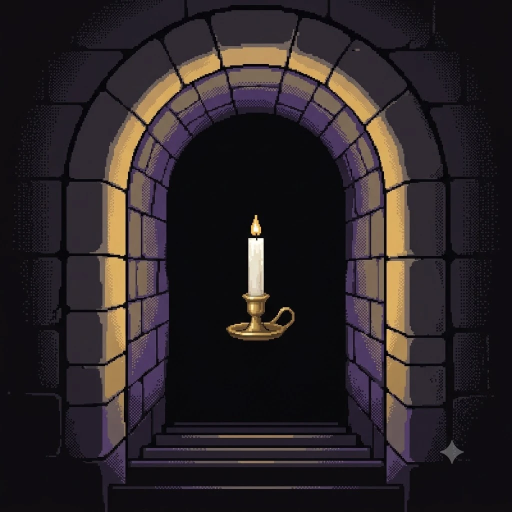
#> input picture art-src/gemini/anchor-keyart.webp, 1024 x 1024 px (shown at 1/2 size)
$ python -i redraw.py   (imports and definitions only)
#> lines starting #> are read from the running program, lines starting #| are printed output that depends on the picture; after the words box and inside, x2 and y2 are one past the last pixel; in counts of white or black regions, pixels touching at a corner belong together
### scripts/pixelart/pxlib.py
"""Shared helpers for the Gemini -> game pixel-art pipeline (see process.py).

Everything works on numpy arrays: RGB uint8 (H, W, 3) and boolean / float masks (H, W).
Only Pillow and numpy are required.
"""

from __future__ import annotations

from collections import deque

import numpy as np
from PIL import Image

# --------------------------------------------------------------------------------------------
# Locked palette
# --------------------------------------------------------------------------------------------

PALETTE_HEX = {
    # darks
    'd0': '#0f0e11',
    'd1': '#16141a',
    'd2': '#1e1b22',
    'd3': '#27232c',
    # stone grays
    's0': '#312c37',
    's1': '#3b3542',
    's2': '#5a5162',
    # parchment
    'p2': '#ddd6ca',
    'p1': '#948b80',
    'p0': '#6b645c',
    # warm gold / candle
    'g0': '#b89a5e',
    'g1': '#d8b76e',
    'g2': '#f0b84a',
    'g3': '#f3d27a',
    # shadow violet
    'v1': '#8e6bc4',
    'v0': '#1a1024',
    # blood red
    'r1': '#a23a3a',
    'r0': '#3a1c1c',
    # singles
    'bl': '#5b7d99',  # steel blue
    'gr': '#86a872',  # sage green
    'dr': '#b86a6a',  # dusty red
    'hi': '#f5f0e6',  # sparing highlight
}


def hex_rgb(h: str) -> tuple[int, int, int]:
    h = h.lstrip('#')
    return int(h[0:2], 16), int(h[2:4], 16), int(h[4:6], 16)


PAL = {k: hex_rgb(v) for k, v in PALETTE_HEX.items()}
PALETTE = np.array(list(PAL.values()), dtype=np.uint8)


# [54 lines left out: functions rgb_to_lab, quantize, blend_palette, load_rgb, star_mask, not called in this run]


def dilate(m: np.ndarray, n: int = 1) -> np.ndarray:
    out = m.copy()
    for _ in range(n):
        o = out.copy()
        o[1:, :] |= out[:-1, :]
        o[:-1, :] |= out[1:, :]
        o[:, 1:] |= out[:, :-1]
        o[:, :-1] |= out[:, 1:]
        out = o
    return out


def erode(m: np.ndarray, n: int = 1) -> np.ndarray:
    return ~dilate(~m, n)


def components(mask: np.ndarray) -> tuple[np.ndarray, int]:
    """4-connected component labels (0 = not in mask), via row runs + union-find."""
    h, w = mask.shape
    parent: list[int] = [0]

    def find(a: int) -> int:
        while parent[a] != a:
            parent[a] = parent[parent[a]]
            a = parent[a]
        return a

    runs_prev: list[tuple[int, int, int]] = []
    all_runs: list[tuple[int, int, int, int]] = []
    for y in range(h):
        row = mask[y]
        d = np.diff(np.concatenate([[0], row.view(np.int8), [0]]))
        starts, ends = np.flatnonzero(d == 1), np.flatnonzero(d == -1)
        runs_cur = []
        j = 0
        for s0, e0 in zip(starts.tolist(), ends.tolist()):
            lbl = len(parent)
            parent.append(lbl)
            while j < len(runs_prev) and runs_prev[j][1] <= s0:
                j += 1
            k = j
            while k < len(runs_prev) and runs_prev[k][0] < e0:
                ra, rb = find(runs_prev[k][2]), find(lbl)
                if ra != rb:
                    parent[max(ra, rb)] = min(ra, rb)
                k += 1
            runs_cur.append((s0, e0, lbl))
            all_runs.append((y, s0, e0, lbl))
        runs_prev = runs_cur
    roots: dict[int, int] = {}
    lab = np.zeros((h, w), np.int32)
    for y, s0, e0, lbl in all_runs:
        r = find(lbl)
        if r not in roots:
            roots[r] = len(roots) + 1
        lab[y, s0:e0] = roots[r]
    return lab, len(roots)


def inpaint(rgb: np.ndarray, unknown: np.ndarray, source: np.ndarray | None = None) -> np.ndarray:
    """Onion-peel fill: every unknown pixel takes the mean of its known 8-neighbours, ring by ring.
    `source` limits which known pixels may donate colour (default: all known ones)."""
    if not unknown.any():
        return rgb
    # work on a padded crop around the hole only
    ys, xs = np.nonzero(unknown)
    pad = 6
    y0, y1 = max(0, ys.min() - pad), min(rgb.shape[0], ys.max() + pad + 1)
    x0, x1 = max(0, xs.min() - pad), min(rgb.shape[1], xs.max() + pad + 1)
    if (y0, x0, y1, x1) != (0, 0, rgb.shape[0], rgb.shape[1]):
        out = rgb.copy()
        sub_src = None if source is None else source[y0:y1, x0:x1]
        out[y0:y1, x0:x1] = inpaint(rgb[y0:y1, x0:x1], unknown[y0:y1, x0:x1], sub_src)
        return out
    rgb = rgb.astype(np.float64).copy()
    known = ~unknown if source is None else (~unknown & source)
    todo = unknown.copy()
    for _ in range(400):
        if not todo.any():
            break
        acc = np.zeros_like(rgb)
        cnt = np.zeros(rgb.shape[:2])
        for dy in (-1, 0, 1):
            for dx in (-1, 0, 1):
                if dy == dx == 0:
                    continue
                k = np.roll(np.roll(known, dy, 0), dx, 1)
                c = np.roll(np.roll(rgb, dy, 0), dx, 1)
                acc += c * k[..., None]
                cnt += k
        fill = todo & (cnt > 0)
        if not fill.any():
            break
        rgb[fill] = acc[fill] / cnt[fill][:, None]
        known = known | fill
        todo &= ~fill
    return np.clip(np.round(rgb), 0, 255).astype(np.uint8)


# [60 lines left out: functions inpaint_mask, checker_levels, remove_checker, not called in this run]


def remove_specks(alpha: np.ndarray, min_size: int) -> np.ndarray:
    lab, n = components(alpha)
    if n == 0:
        return alpha
    sizes = np.bincount(lab.ravel(), minlength=n + 1)
    keep = sizes >= min_size
    keep[0] = False
    return keep[lab]


# --------------------------------------------------------------------------------------------
# Pixel grid
# --------------------------------------------------------------------------------------------


def bbox(alpha: np.ndarray) -> tuple[int, int, int, int]:
    ys, xs = np.nonzero(alpha)
    return xs.min(), ys.min(), xs.max() + 1, ys.max() + 1


# [59 lines left out: functions square_frame, resample_block, not called in this run]


def upscale(img: Image.Image, k: int) -> Image.Image:
    return img.resize((img.width * k, img.height * k), Image.NEAREST)


# [7 lines left out: function to_rgba, not called in this run]

### scripts/pixelart/redraw.py
"""Hand-built pixel art for the assets whose Gemini version could not be used as-is:

- light_resonance(): the Gemini sunburst had 12 hairline spikes and an olive shadow; redrawn as
  a chunky six-ray spark in gold with violet shade, at the same 32px grid and 1px outline as
  the rest of the icon set.
- rat() / bat(): the Gemini rat and bat were boss-grade (snarling close-ups, warm browns,
  pink ears, acid-green eyes). These are the weakest Act-1 mobs, so they are redrawn as small,
  scrawny full-body critters on the portrait grid, in the locked palette only.
- split_keyart(): widens the candle-in-archway key art to 16:9 for the menu backdrop and lifts
  the candle out as its own sprite.

Everything is drawn on the final grid with a tiny shape toolkit: filled parts, an automatic
1px outline and a top-left light bevel, the same shading language as the Gemini sprites.
"""

from __future__ import annotations

import math

import numpy as np
from PIL import Image, ImageDraw

from pxlib import PAL, PALETTE, dilate, quantize, remove_checker  # noqa: F401


class Canvas:
    """A small indexed-colour canvas: parts are painted as masks with a colour ramp."""

    # [10 lines left out: functions __init__, _mask, not called in this run]

    def ellipse(self, x0, y0, x1, y1):
        return self._mask(lambda d: d.ellipse([x0, y0, x1, y1], fill=1))

    def poly(self, pts):
        return self._mask(lambda d: d.polygon([tuple(p) for p in pts], fill=1))

    def line(self, pts, width=1):
        return self._mask(lambda d: d.line([tuple(p) for p in pts], fill=1, width=width))

    def rect(self, x0, y0, x1, y1):
        return self._mask(lambda d: d.rectangle([x0, y0, x1, y1], fill=1))

    # --- painting ---------------------------------------------------------------------------
    def fill(self, m, key):
        self.rgb[m] = PAL[key]
        self.a |= m

    # [33 lines left out: functions shade, px, outline, not called in this run]

    def result(self):
        return self.rgb.copy(), self.a.copy()


# --------------------------------------------------------------------------------------------
# Light resonance icon
# --------------------------------------------------------------------------------------------


# [125 lines left out: functions light_resonance, rat, bat, not called in this run]


# --------------------------------------------------------------------------------------------
# Key art
# --------------------------------------------------------------------------------------------


CANDLE_BOX = (440, 415, 600, 695)  # candle + holder inside the doorway, on the 1024px export


def split_keyart(rgb):
    """Split the 1024px candle-in-archway art into
    - a 16:9 menu backdrop: the square art centred, its outer stone-wall strips repeated
      (mirrored) outwards and faded into the dark, and the candle painted out of the doorway;
    - the candle itself (rgb + alpha) for the sprite that sits above the menu title."""
    from pxlib import inpaint

    h, w, _ = rgb.shape
    x0, y0, x1, y1 = CANDLE_BOX
    box = np.zeros((h, w), bool)
    box[y0:y1, x0:x1] = True
    a = rgb.astype(int)
    lit = (a.max(2) > 34) & box
    candle = dilate(lit, 1) & box
    # keep the largest blob (the candle), drop stray doorway texture
    from pxlib import remove_specks
    candle = remove_specks(candle, 400)

    scene = inpaint(rgb, dilate(candle, 4))

    # widen to 16:9 with the outer wall strips
    out_w = round(h * 16 / 9)
    side = (out_w - w) // 2
    strip = 120
    left, right = scene[:, :strip], scene[:, -strip:]
    cols_l, cols_r = [], []
    for k in range(side):
        t = k // strip
        i = k % strip
        # walk outwards: mirror the strip back and forth so the joints stay continuous
        cols_l.append(left[:, i if t % 2 else strip - 1 - i])
        cols_r.append(right[:, strip - 1 - i if t % 2 else i])
    ext_l = np.stack(cols_l[::-1], 1).astype(float)
    ext_r = np.stack(cols_r, 1).astype(float)
    fade = np.linspace(0.35, 1.0, side)[None, :, None]  # darker towards the screen edges
    ext_l *= fade
    ext_r *= fade[:, ::-1]
    wide = np.concatenate([ext_l.astype(np.uint8), scene, ext_r.astype(np.uint8)], 1)
    return wide, rgb[y0:y1, x0:x1].copy(), candle[y0:y1, x0:x1].copy()


# [12 lines left out: function keyart_candle_grid, not called in this run]

>>> import cv2
>>> picture = cv2.imread('../../art-src/gemini/anchor-keyart.webp')
#> picture is the input picture: shape (1024, 1024, 3); mean B, G, R 38.7, 36, 43.2
>>> result = split_keyart(picture)
#> in split_keyart, `lit = (a.max(2) > 34) & box`: lit: shape (1024, 1024) bool; 1% white; 2 white regions, box (x1, y1, x2, y2) and area: (452, 476, 589, 681) 9828, (501, 429, 523, 472) 636
#> after the loop in components, `for y in range(h):`: all_runs = 314 items, first 6: (428, 511, 512, 1), (429, 509, 515, 2), (430, 508, 516, 3), (431, 508, 516, 4), (432, 508, 516, 5), (433, 508, 516, 6); parent = 315 values, max 186 at index 188, min 0 at index 0, mean 62.09
#> the loop in components, `for y, s0, e0, lbl in all_runs:` made 314 passes
#> (y, s0, e0, r) on passes 1 to 3: (428, 511, 512, 1), (429, 509, 515, 1), (430, 508, 516, 1)
#> after the loop in components, `for y, s0, e0, lbl in all_runs:`: lab: shape (1024, 1024) int32; 3 distinct labels, from 0 to 2
#> after the loop in components, `for y, s0, e0, lbl in all_runs:`: roots = {1: 1, 46: 2}
#> in remove_specks, `lab, n = components(alpha)`: n = 2
#> in remove_specks, `sizes = np.bincount(lab.ravel(), minlength=n + 1)`: sizes = [1037140, 747, 10689]
#> in remove_specks, `keep = sizes >= min_size`: keep = [True, True, True]
#> call 2 of dilate, with n = 4
#> after the loop in dilate (call 2), `for _ in range(n):`:
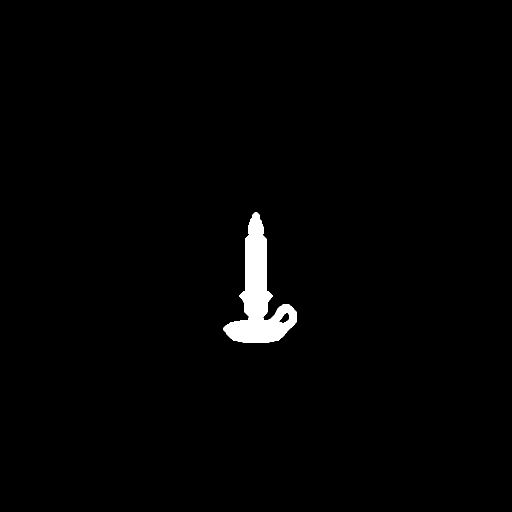
#> o: shape (1024, 1024) bool (shown at 1/2 size); 1.4% white; 1 white region, box (x1, y1, x2, y2) and area: (447, 424, 594, 686) 14755
#> in inpaint, `ys, xs = np.nonzero(unknown)`: ys = 14755 values from 424 to 685; xs = 14755 values, max 593 at index 8456, min 447 at index 11404, mean 517.1
#> in inpaint, `y0, y1 = max(0, ys.min() - pad), min(rgb.shape[0], ys.max() + pad + 1)`: y0 = 418; y1 = 692
#> in inpaint, `x0, x1 = max(0, xs.min() - pad), min(rgb.shape[1], xs.max() + pad + 1)`: x0 = 441; x1 = 600
#> in inpaint (call 2), `ys, xs = np.nonzero(unknown)`: ys = 14755 values from 6 to 267; xs = 14755 values, max 152 at index 8456, min 6 at index 11404, mean 76.05
#> in inpaint (call 2), `ys, xs = np.nonzero(unknown)`:
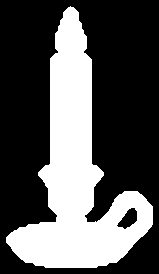
#> unknown: shape (274, 159) bool; 33.9% white; 1 white region, box (x1, y1, x2, y2) and area: (6, 6, 153, 268) 14755
#> in inpaint (call 2), `y0, y1 = max(0, ys.min() - pad), min(rgb.shape[0], ys.max() + pad + 1)`: y0 = 0; y1 = 274
#> in inpaint (call 2), `x0, x1 = max(0, xs.min() - pad), min(rgb.shape[1], xs.max() + pad + 1)`: x0 = 0; x1 = 159
#> after the loop in inpaint (call 2), `for _ in range(400):`:
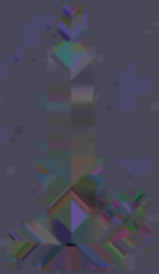
#> acc: shape (274, 159, 3) float64; mean of channels 0, 1, 2 87.2, 72.6, 72.5; drawn as B, G, R
#> after the loop in inpaint (call 2), `for _ in range(400):`:
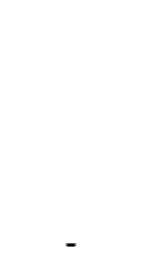
#> cnt: shape (274, 159) float64; min 3, max 8, mean 8; drawn with min black and max white
#> after the loop in inpaint (call 2), `for _ in range(400):`: known: shape (274, 159) bool; every value is 1
#> after the loop in inpaint (call 2), `for _ in range(400):`:
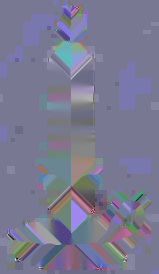
#> rgb: shape (274, 159, 3) float64; mean of channels 0, 1, 2 10.9, 9.08, 9.07; drawn with min black and max white
#> after the loop in inpaint (call 2), `for _ in range(400):`: todo: shape (274, 159) bool; every value is 0
#> in inpaint, `out[y0:y1, x0:x1] = inpaint(rgb[y0:y1, x0:x1], unknown[y0:y1, x0:x1], ..`: out: shape (1024, 1024, 3); 1.37% of pixels changed, all inside (x1, y1, x2, y2) = (448, 424, 593, 686)
#> in split_keyart, `left, right = scene[:, :strip], scene[:, -strip:]`:
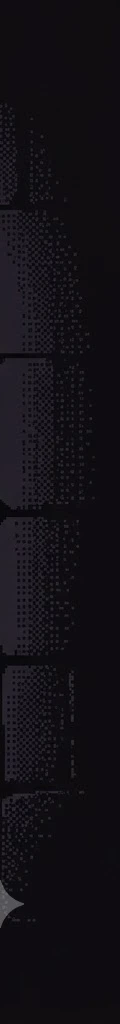
#> right: shape (1024, 120, 3); mean B, G, R 21.9, 16.1, 19.1
#> after the loop in split_keyart, `for k in range(side):`: cols_l = 398 items
#> in split_keyart, `wide = np.concatenate([ext_l.astype(np.uint8), scene, ext_r.astype(np...`:
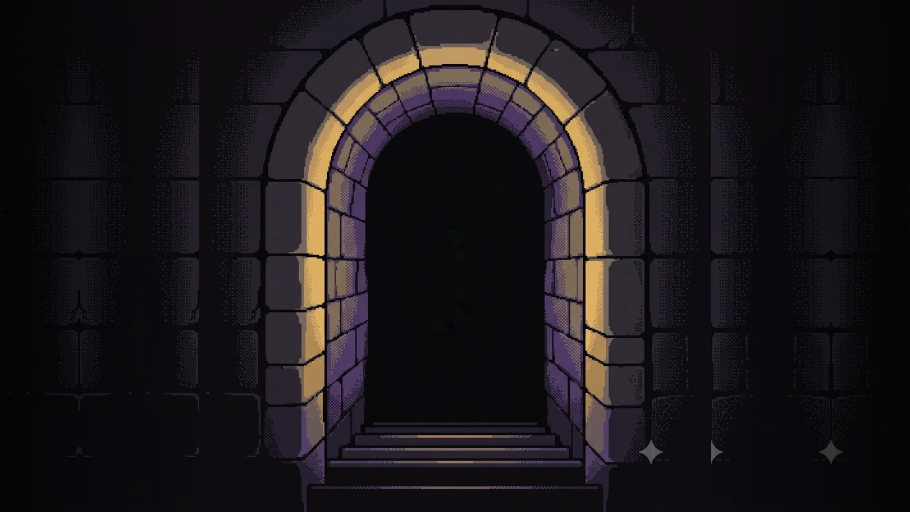
#> wide: shape (1024, 1820, 3) (shown at 1/2 size); mean of channels 0, 1, 2 27.3, 23.9, 28.7; drawn as B, G, R
